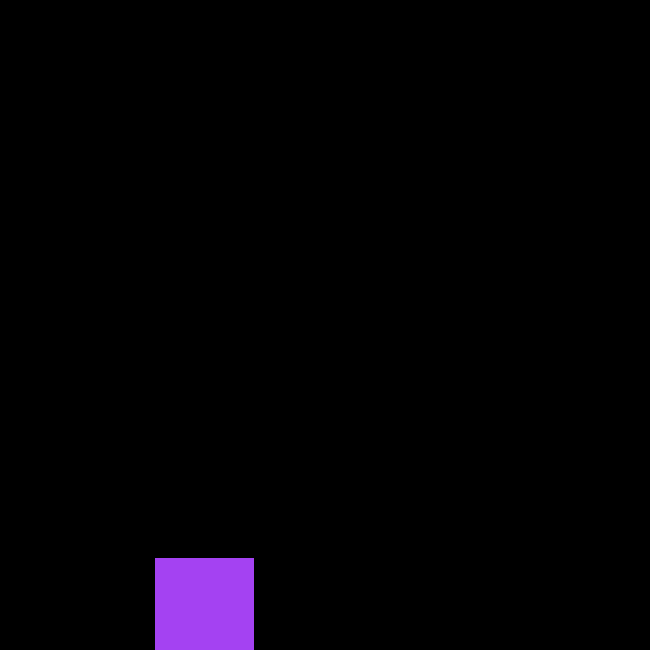
Frame 1 (no input)
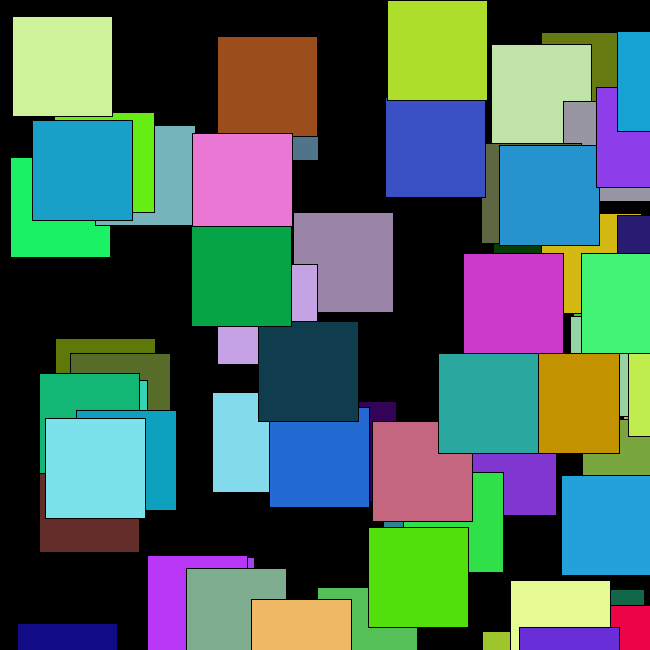
Frame 60 (the mouse pressed at the canvas centre just before this capture)
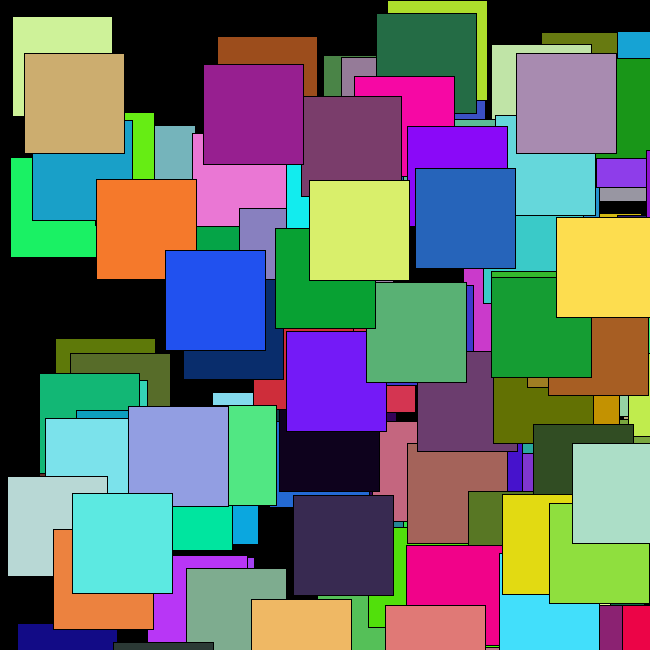
Frame 120 (the mouse held since frame 60 and released just before this capture)

The Processing sketch that drew these frames (run headless with seeded random() and noise(); from frame 60 on, the mouse is pressed at the canvas centre):

// Processing sketch: simple_loop
// ── simple_loop.pde
void setup() {
  //frameRate(2);
  size(650, 650);
  smooth();
  colorMode(RGB,2);
  background(0);
}

void draw() {
  //fill(0,0.1);
  //ellipse(width/2,height/2,width,height);
  fill(random(2),random(2),random(2));
  rect(random(width),random(height),100,100);
}
